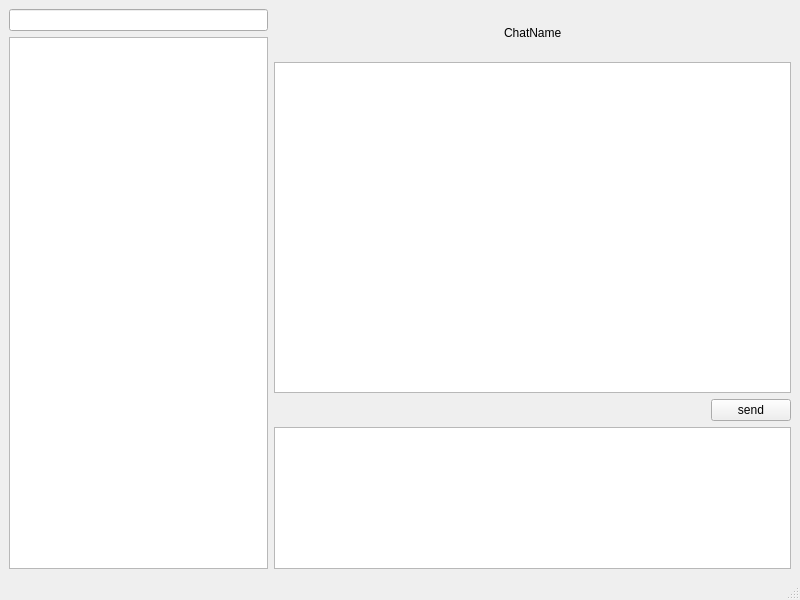
<?xml version="1.0" encoding="UTF-8"?>
<ui version="4.0">
 <class>MainWindow</class>
 <widget class="QMainWindow" name="MainWindow">
  <property name="geometry">
   <rect>
    <x>0</x>
    <y>0</y>
    <width>800</width>
    <height>600</height>
   </rect>
  </property>
  <property name="windowTitle">
   <string>MainWindow</string>
  </property>
  <widget class="QWidget" name="centralwidget">
   <layout class="QHBoxLayout" name="horizontalLayout_3" stretch="1,2">
    <item>
     <layout class="QVBoxLayout" name="verticalLayout">
      <item>
       <widget class="QLineEdit" name="search_box"/>
      </item>
      <item>
       <widget class="QListWidget" name="chat_list"/>
      </item>
     </layout>
    </item>
    <item>
     <layout class="QVBoxLayout" name="verticalLayout_2" stretch="1,7,1,3">
      <item>
       <layout class="QHBoxLayout" name="horizontalLayout_2">
        <item>
         <spacer name="horizontalSpacer_2">
          <property name="orientation">
           <enum>Qt::Horizontal</enum>
          </property>
          <property name="sizeHint" stdset="0">
           <size>
            <width>40</width>
            <height>20</height>
           </size>
          </property>
         </spacer>
        </item>
        <item>
         <widget class="QLabel" name="chat_name">
          <property name="text">
           <string>ChatName</string>
          </property>
         </widget>
        </item>
        <item>
         <spacer name="horizontalSpacer_3">
          <property name="orientation">
           <enum>Qt::Horizontal</enum>
          </property>
          <property name="sizeHint" stdset="0">
           <size>
            <width>40</width>
            <height>20</height>
           </size>
          </property>
         </spacer>
        </item>
       </layout>
      </item>
      <item>
       <widget class="QTextBrowser" name="messageBrower"/>
      </item>
      <item>
       <layout class="QHBoxLayout" name="horizontalLayout">
        <item>
         <spacer name="horizontalSpacer">
          <property name="orientation">
           <enum>Qt::Horizontal</enum>
          </property>
          <property name="sizeHint" stdset="0">
           <size>
            <width>40</width>
            <height>20</height>
           </size>
          </property>
         </spacer>
        </item>
        <item>
         <widget class="QPushButton" name="send_button">
          <property name="text">
           <string>send</string>
          </property>
         </widget>
        </item>
       </layout>
      </item>
      <item>
       <widget class="QTextEdit" name="messageEdit"/>
      </item>
     </layout>
    </item>
   </layout>
  </widget>
  <widget class="QMenuBar" name="menubar">
   <property name="geometry">
    <rect>
     <x>0</x>
     <y>0</y>
     <width>800</width>
     <height>23</height>
    </rect>
   </property>
  </widget>
  <widget class="QStatusBar" name="statusbar"/>
 </widget>
 <resources/>
 <connections/>
</ui>
